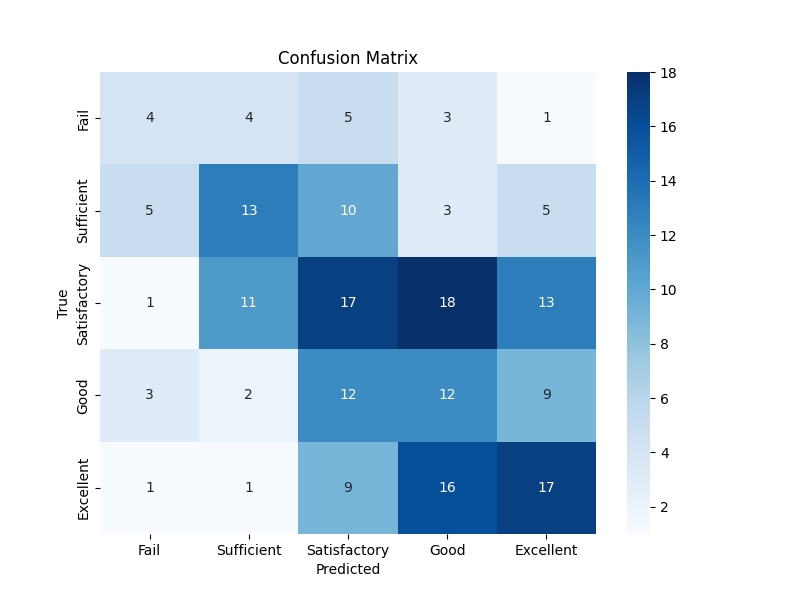

Recreate this plot in Python.
# Import necessary libraries
import pandas as pd
import numpy as np
from sklearn.model_selection import train_test_split, GridSearchCV
from sklearn.preprocessing import StandardScaler, OneHotEncoder
from sklearn.svm import SVC  # Support Vector Classification for classification task
from sklearn.metrics import classification_report, accuracy_score
import matplotlib.pyplot as plt

# Load the data
data = pd.read_csv('student-por.csv', sep=';')

# Create a 5-level classification target based on G3
bins = [0, 9, 11, 13, 15, 20]  # Define the bin edges for the 5 classes
labels = ['Fail', 'Sufficient', 'Satisfactory', 'Good', 'Excellent']  # The corresponding labels
data['G3_class'] = pd.cut(data['G3'], bins=bins, labels=labels, right=False)

data = data.drop(columns=['G1', 'G2'])

# Drop the original G3 column and create new features for classification
target_column = 'G3_class'
X = data.drop(columns=[target_column, 'G3'])  # Drop the target and the original G3 column
y = data[target_column]

# Preprocess the categorical columns
categorical_columns = X.select_dtypes(include=['object']).columns
encoder = OneHotEncoder(sparse_output=False)
encoded_features = encoder.fit_transform(X[categorical_columns])
encoded_df = pd.DataFrame(encoded_features, columns=encoder.get_feature_names_out(categorical_columns))

# Drop original categorical columns and concatenate the encoded ones
X = X.drop(columns=categorical_columns).reset_index(drop=True)
X = pd.concat([X, encoded_df], axis=1)

# Split the data into training and testing sets
X_train, X_test, y_train, y_test = train_test_split(X, y, test_size=0.3, random_state=42)

# Scale the features
scaler = StandardScaler()
X_train = scaler.fit_transform(X_train)
X_test = scaler.transform(X_test)

# Grid Search to find the best hyperparameters for the SVM model
param_grid = {
    'C': [0.1, 1, 10, 100, 1000],
    'gamma': [0.001, 0.01, 0.1, 1, 10],
    'kernel': [ 'rbf', 'poly']  # Trying different kernels
}

svm_model = SVC()
grid_search = GridSearchCV(estimator=svm_model, param_grid=param_grid, cv=5, scoring='accuracy', verbose=2)
grid_search.fit(X_train, y_train)

# Train the best SVM model
best_params = grid_search.best_params_
print(f"Best Parameters: {best_params}")
best_svm_model = SVC(C=best_params['C'], gamma=best_params['gamma'], kernel=best_params['kernel'])
best_svm_model.fit(X_train, y_train)

# Evaluate the model
y_pred = best_svm_model.predict(X_test)

# Print the classification report and accuracy
print("Classification Report:")
print(classification_report(y_test, y_pred))
print(f"Accuracy: {accuracy_score(y_test, y_pred):.2f}")

# Plot confusion matrix (optional)
from sklearn.metrics import confusion_matrix
import seaborn as sns

conf_matrix = confusion_matrix(y_test, y_pred, labels=labels)
plt.figure(figsize=(8, 6))
sns.heatmap(conf_matrix, annot=True, fmt='d', cmap='Blues', xticklabels=labels, yticklabels=labels)
plt.xlabel('Predicted')
plt.ylabel('True')
plt.title('Confusion Matrix')
plt.show()
